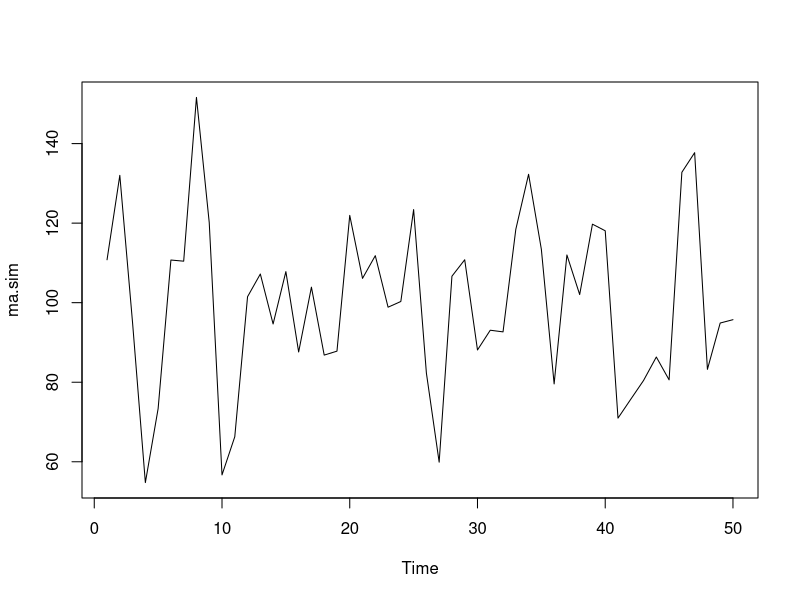
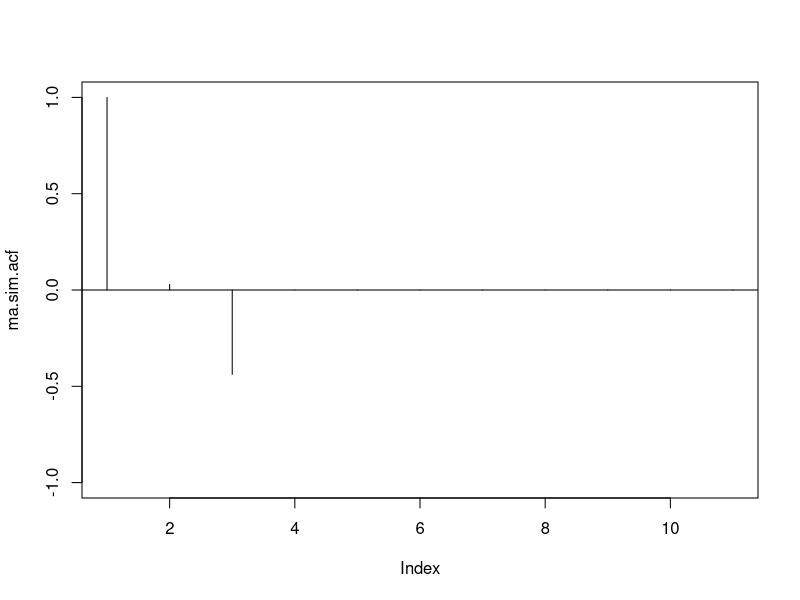
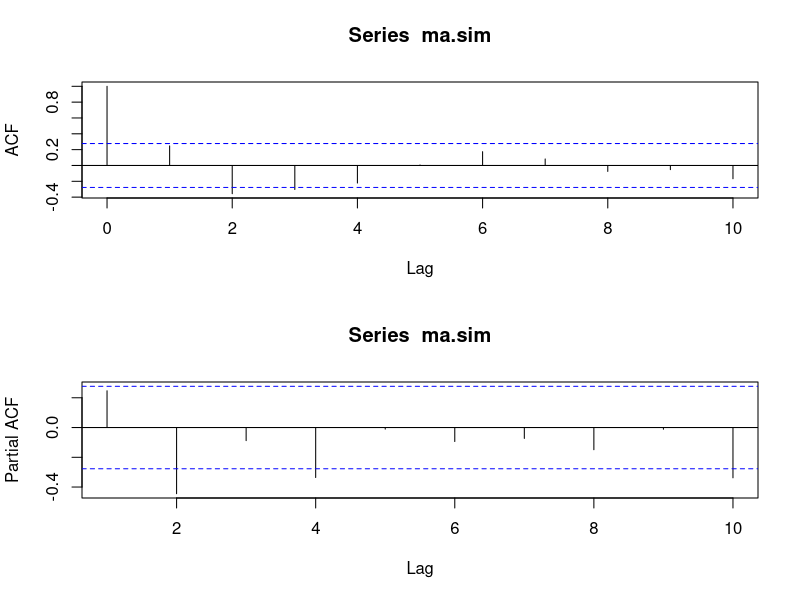
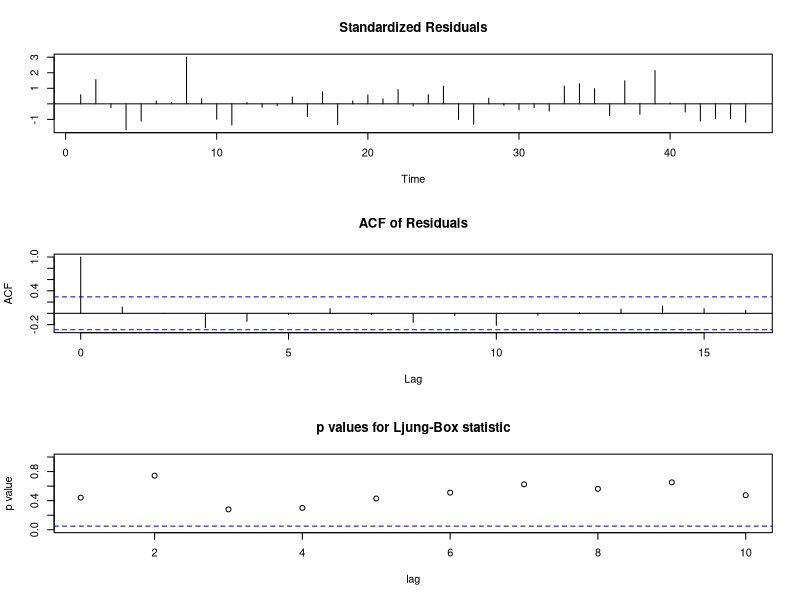
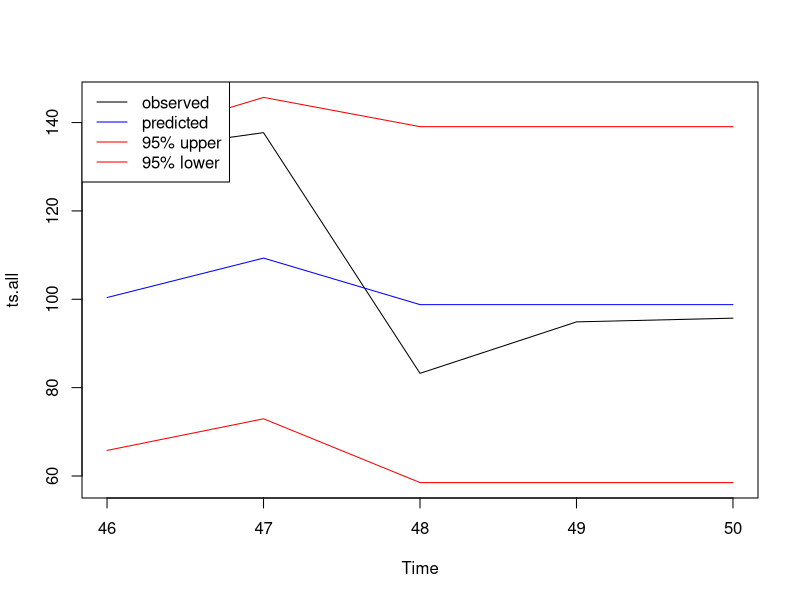

Generate these figures, in order, with R:
# Remove all objects stored in the workspace
rm(list=ls())

# Generate nobs values from a MA(2)
set.seed(0)
nobs=50
mod.list=list(ma=c(.1,-0.6))
sd.eps=sqrt(400)
mu=100
ma.sim=arima.sim(model=mod.list, n=nobs, sd=sd.eps) + mu

##### Answers
### (a)
plot(ma.sim)

### (b)
ma.sim.acf=ARMAacf(ma=c(.1,-0.6), lag.max=10)
print(ma.sim.acf)
plot(ma.sim.acf, type='h', ylim=c(-1,1))
abline(h=0)

### (c)
opar=par(mfrow=c(2,1))
acf(ma.sim, lag.max=10)
pacf(ma.sim, lag.max=10)
par(opar)

### (d)
x=window(ma.sim, start=1, end=nobs-5) # select the first nobs-5 observations
xf=window(ma.sim, start=nobs-4, end=nobs)  # select the last 5 observations
fit0=arima(x, order=c(0,0,2), method="ML")
print(fit0)

### (e)
tsdiag(fit0)

### (f)
fit0.pred=predict(object=fit0, n.ahead = 5)
require(forecast)
acc.fc.fit0=accuracy(fit0.pred$pred, x=xf)
pred.int.wd=1.96*fit0.pred$se
ts.all=ts.union(xf,
                fit0.pred$pred,
                fit0.pred$pred+pred.int.wd,
                fit0.pred$pred-pred.int.wd)
plot(ts.all,
     plot.type='single',
     col=c('black', 'blue', 'red', 'red'))
legend('topleft', lty=c(1,1,1), 
       col=c('black', 'blue', 'red', 'red'),
       legend=c('observed','predicted','95% upper','95% lower'))